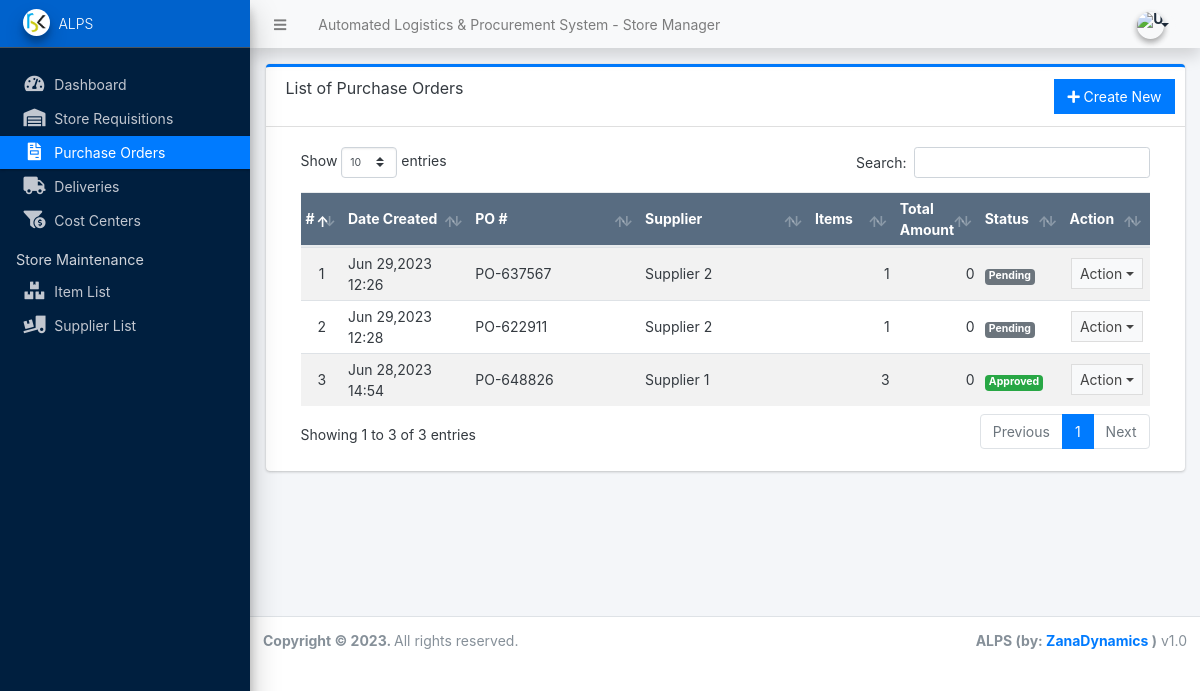
Page /s_manager/index.php?page=purchase_orders on the earlier database version.
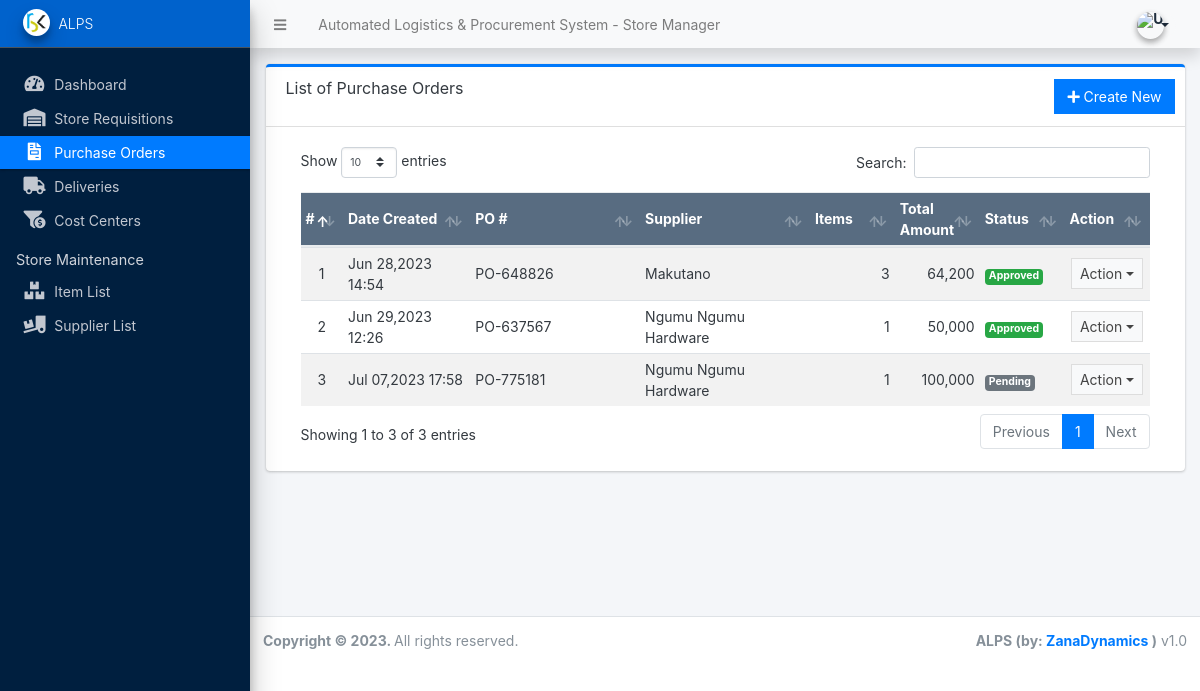
Same page on the later database version.
### tables this page shows
CREATE TABLE `po_list` (
  `id` int(30) NOT NULL,
  `po_no` varchar(100) NOT NULL,
  `supplier_id` int(30) NOT NULL,
  `discount_percentage` float NOT NULL,
  `discount_amount` float NOT NULL,
  `tax_percentage` float NOT NULL,
  `tax_amount` float NOT NULL,
  `notes` text NOT NULL,
  `status` tinyint(1) NOT NULL DEFAULT 0 COMMENT '0=pending, 1= Approved, 2 = Denied',
  `date_created` datetime NOT NULL DEFAULT current_timestamp(),
  `date_updated` datetime DEFAULT NULL ON UPDATE current_timestamp()
);

CREATE TABLE `supplier_list` (
  `id` int(30) NOT NULL,
  `name` varchar(250) NOT NULL,
  `address` text NOT NULL,
  `contact_person` text NOT NULL,
  `contact` varchar(50) NOT NULL,
  `email` varchar(150) NOT NULL,
  `status` tinyint(1) NOT NULL DEFAULT 1 COMMENT ' 0 = Inactive, 1 = Active',
  `date_created` datetime NOT NULL DEFAULT current_timestamp()
);

### s_manager/purchase_orders/index.php (the view, shortened to what this page needs)
<div class="card card-outline card-primary">
	<div class="card-header">
		<h3 class="card-title">List of Purchase Orders</h3>
		<div class="card-tools">
			<a href="?page=purchase_orders/manage_po" class="btn btn-flat btn-primary"><span class="fas fa-plus"></span>  Create New</a>
		</div>
	</div>
	<div class="card-body">
		<div class="container-fluid">
        <div class="container-fluid">
			<table class="table table-hover table-striped">
				<colgroup>
				    <col width="5%">
					<col width="15%">
					<col width="20%">
					<col width="20%">
					<col width="10%">
					<col width="10%">
					<col width="10%">
					<col width="10%">
				</colgroup>
				<thead>
					<tr class="bg-navy disabled">
					    <th>#</th>
						<th>Date Created</th>
						<th>PO #</th>
						<th>Supplier</th>
						<th>Items</th>
						<th>Total Amount</th>
						<th>Status</th>
						<th>Action</th>
					</tr>
				</thead>
				<tbody>
					<?php
					$i = 1;
					$qry = $conn->query("SELECT po.*, s.name as sname FROM `po_list` po inner join `supplier_list` s on po.supplier_id = s.id order by unix_timestamp(po.date_updated)");
						while($row = $qry->fetch_assoc()):
							$row['item_count'] = $conn->query("SELECT * FROM order_items where po_id = '{$row['id']}'")->num_rows;
							$row['total_amount'] = $conn->query("SELECT sum(o.quantity * i.buying_price) as total FROM order_items o inner join item_list i on i.id=o.item_id where po_id = '{$row['id']}'")->fetch_array()['total'];
					?>
						<tr>
							<td class="text-center"><?php echo $i++; ?></td>
							<td class=""><?php echo date("M d,Y H:i",strtotime($row['date_created'])) ; ?></td>
							<td class=""><?php echo $row['po_no'] ?></td>
							<td class=""><?php echo $row['sname'] ?></td>
							<td class="text-right"><?php echo number_format($row['item_count']) ?></td>
							<td class="text-right"><?php echo number_format($row['total_amount']) ?></td>
							<td>
								<?php
									switch ($row['status']) {
										case '1':
											echo '<span class="badge badge-success">Approved</span>';
											break;
										default:
											echo '<span class="badge badge-secondary">Pending</span>';
											break;
									}
								?>
							</td>
							<td align="center">
								<button type="button" class="btn btn-flat btn-default btn-sm dropdown-toggle dropdown-icon" data-toggle="dropdown">
				                  		Action
				                </button>
							</td>
						</tr>
					<?php endwhile; ?>
				</tbody>
			</table>
		</div>
		</div>
	</div>
</div>

Differences in the rows shown:
removed po_list: date_created "Jun 29,2023 12:28", po_no "PO-622911", supplier.name "Supplier 2", item_count "1", total_amount "0", status "Pending"
changed through a linked row, po_list "PO-648826": supplier.name "Supplier 1" → "Makutano"; total_amount "0" → "64,200"; moves up the list
changed po_list "Jun 29,2023 12:26": supplier.name "Supplier 2" → "Ngumu Ngumu Hardware"; total_amount "0" → "50,000"; status "Pending" → "Approved"
added po_list: date_created "Jul 07,2023 17:58", po_no "PO-775181", supplier.name "Ngumu Ngumu Hardware", item_count "1", total_amount "100,000", status "Pending"
